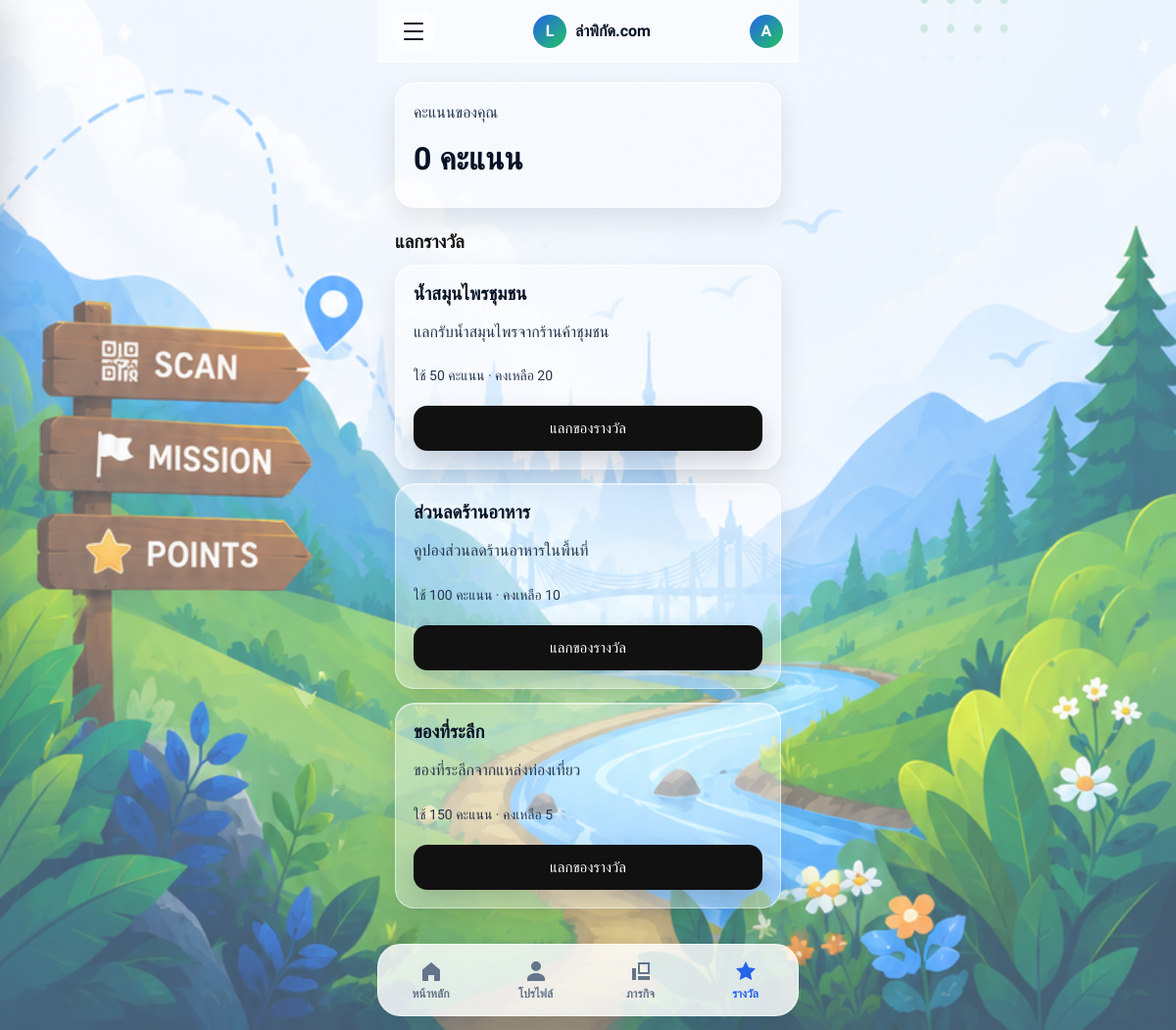
The page /rewards.php (signed in) on the database its author committed.
### tables this page shows
CREATE TABLE users (
  id INT AUTO_INCREMENT PRIMARY KEY,
  name VARCHAR(100) NOT NULL,
  email VARCHAR(150) NOT NULL UNIQUE,
  password_hash VARCHAR(255) NOT NULL,
  role ENUM('user','admin') NOT NULL DEFAULT 'user',
  points INT NOT NULL DEFAULT 0,
  created_at TIMESTAMP DEFAULT CURRENT_TIMESTAMP
);

CREATE TABLE rewards (
  id INT AUTO_INCREMENT PRIMARY KEY,
  name VARCHAR(150) NOT NULL,
  description TEXT,
  cost_points INT NOT NULL,
  stock INT NOT NULL DEFAULT 10
);

### www/_bootstrap.php (called while the page is built, shortened)
<?php
function e($text) {
    return htmlspecialchars((string)$text, ENT_QUOTES, 'UTF-8');
}
?>

### www/rewards.php (the view, shortened to what this page needs)
<?php
require_once "_auth.php";
$userId = intval($_SESSION["user_id"]);
$user = $conn->query("SELECT points FROM users WHERE id=" . $userId)->fetch_assoc();
$rewards = $conn->query("SELECT * FROM rewards ORDER BY cost_points ASC");
?>
<!DOCTYPE html>
<html lang="th">
<head>
  <link rel="stylesheet" href="css/style.css">
  <link rel="stylesheet" href="css/modern.css">
</head>
<body>
  <main class="app">
    <?php include "includes/topbar.php"; ?>
    <section class="panel">
      <p class="muted">คะแนนของคุณ</p>
      <h1><?= e($user["points"]) ?> คะแนน</h1>
    </section>
    <h3 class="section-title">แลกรางวัล</h3>
    <?php while ($reward = $rewards->fetch_assoc()): ?>
      <section class="panel reward-card">
        <h3><?= e($reward["name"]) ?></h3>
        <p class="muted"><?= e($reward["description"]) ?></p>
        <p class="meta">ใช้ <?= e($reward["cost_points"]) ?> คะแนน · คงเหลือ <?= e($reward["stock"]) ?></p>
        <form method="post">
          <button class="btn" type="submit">แลกของรางวัล</button>
        </form>
      </section>
    <?php endwhile; ?>
  </main>
</body>
</html>

### www/includes/topbar.php (shortened to what this page needs)
<?php
$currentPage = basename($_SERVER["PHP_SELF"]);
function activeTab($pages) {
    global $currentPage;
    return in_array($currentPage, $pages) ? "active" : "";
}
$isLoggedIn = isset($_SESSION["user_id"]);
$userName = $_SESSION["name"] ?? "ผู้ใช้";
?>
<header class="mobile-topbar">
  <label for="menu-toggle" class="hamburger-btn">
    <span></span>
    <span></span>
    <span></span>
  </label>
  <a href="<?= $isLoggedIn ? 'dashboard.php' : 'index.php' ?>" class="mobile-brand">
    <span class="brand-circle">L</span>
    <span>ล่าพิกัด.com</span>
  </a>
  <a href="profile.php" class="top-profile">
    <?= e(mb_substr($userName, 0, 1, "UTF-8")) ?>
  </a>
</header>
<nav class="bottom-nav">
  <a class="<?= activeTab(["dashboard.php"]) ?>" href="dashboard.php">
    <svg viewBox="0 0 24 24">
      <path d="M3 10.5L12 3l9 7.5V21a1 1 0 0 1-1 1h-5v-6H9v6H4a1 1 0 0 1-1-1V10.5z"/>
    </svg>
    <span>หน้าหลัก</span>
  </a>
  <a class="<?= activeTab(["profile.php", "login.php", "register.php"]) ?>" href="profile.php">
    <svg viewBox="0 0 24 24">
      <path d="M12 12a5 5 0 1 0-5-5 5 5 0 0 0 5 5zm0 2c-5 0-9 2.5-9 5.5V22h18v-2.5C21 16.5 17 14 12 14z"/>
    </svg>
    <span>โปรไฟล์</span>
  </a>
  <a class="<?= activeTab(["places.php", "place.php", "quest.php", "scan.php", "qr_claim.php", "complete_quest.php"]) ?>" href="places.php">
    <svg viewBox="0 0 24 24">
      <path d="M9 3h12v12H9V3zm2 2v8h8V5h-8zM3 9h4v12H3V9zm2 2v8h0v-8zm4 6h12v4H9v-4zm2 2h8v0h-8z"/>
    </svg>
    <span>ภารกิจ</span>
  </a>
  <a class="<?= activeTab(["rewards.php"]) ?>" href="rewards.php">
    <svg viewBox="0 0 24 24">
      <path d="M12 2l3.09 6.26L22 9.27l-5 4.87 1.18 6.88L12 17.77l-6.18 3.25L7 14.14 2 9.27l6.91-1.01L12 2z"/>
    </svg>
    <span>รางวัล</span>
  </a>
</nav>

### www/css/style.css (style rules this page uses)
* { box-sizing: border-box; }
body { margin: 0; background: #ececec; color: #111; font-family: 'Kanit', Arial, sans-serif; }
.app { width: 100%; max-width: 430px; min-height: 100vh; margin: 0 auto; padding: 18px; background: transparent; }
.panel { background: #fff; border: 1px solid #e4e4e4; border-radius: 20px; padding: 18px; margin-bottom: 14px; }
h1, h2, h3, p { margin-top: 0; }
h1 { font-size: 32px; line-height: 1.15; margin-bottom: 12px; }
h3 { margin-bottom: 8px; }
.muted { color: #666; line-height: 1.55; }
.meta { color: #444; font-size: 14px; }
.btn { display: block; width: 100%; padding: 14px 16px; border: 0; border-radius: 14px; background: #111; color: #fff; font-size: 15px; text-align: center; text-decoration: none; cursor: pointer; }
.section-title { margin-top: 24px; margin-bottom: 12px; }
.place-card, .quest-card, .reward-card { display: grid; gap: 8px; }
@media (min-width: 700px) { .app { margin-top: 20px; margin-bottom: 20px; min-height: calc(100vh - 40px); border-radius: 28px; } }
.place-card .btn, .quest-card .btn, .reward-card .btn { width: 100%; max-width: 100%; }
.panel { overflow-wrap: anywhere; }
button, input, a { font-family: inherit; }

### www/css/modern.css (style rules this page uses)
:root { --primary:#2563eb; --success:#22c55e; --warning:#f59e0b; --bg:#f8fafc; --card:#ffffff; --text:#111827; --muted:#64748b; }
body { background:var(--bg); }
.panel { border:none; box-shadow: 0 4px 20px rgba(0,0,0,.05); border-radius:20px; }
html, body { min-height: 100%; background: linear-gradient( rgba(245, 250, 255, 0.28), rgba(245, 250, 255, 0.28) ), url("../assets/images/lapikadbg.png") !important; background-size: cover !important; background-position: center bottom !important; background-repeat: no-repeat !important; }
body { margin: 0; }
.app { max-width: 430px; min-height: 100vh; margin: 0 auto; background: transparent !important; }
.panel, .card, .reward-card, .place-card, .quest-card, .modern-place-card, .quick-card, .dashboard-hero, .stat, .login-box, .result-card, .qr-display, .reward-box, .admin-item, section.panel { background: rgba(255, 255, 255, 0.36) !important; backdrop-filter: none !important; -webkit-backdrop-filter: none !important; border: 1px solid rgba(255, 255, 255, 0.55) !important; box-shadow: 0 12px 28px rgba(15, 23, 42, 0.10), inset 0 1px 0 rgba(255, 255, 255, 0.45) !important; }
.btn, .hero-btn, .place-btn { border: none !important; box-shadow: 0 12px 26px rgba(15, 23, 42, 0.18) !important; }
.panel h1, .panel h2, .panel h3, .card h1, .card h2, .card h3, .reward-card h1, .reward-card h2, .reward-card h3, .modern-place-card h3, .dashboard-hero h1, .quick-card strong { color: #071226 !important; }
.panel p, .card p, .reward-card p, .muted, .meta, .dashboard-hero p, .quick-card p, .place-content p { color: #26384f !important; }
.mobile-topbar { height: 64px; padding: 0 16px; margin: -18px -18px 20px; display: flex; align-items: center; justify-content: space-between; background: rgba(255, 255, 255, 0.58) !important; border-bottom: 1px solid rgba(255, 255, 255, 0.55); position: sticky; top: 0; z-index: 100; }
.mobile-brand { display: flex; align-items: center; gap: 9px; text-decoration: none; color: #071226; font-weight: 800; }
.brand-circle, .top-profile { width: 34px; height: 34px; border-radius: 999px; display: grid; place-items: center; background: linear-gradient(135deg, #2563eb, #22c55e); color: white; font-weight: 800; text-decoration: none; }
.hamburger-btn { width: 42px; height: 42px; border-radius: 14px; display: grid; place-items: center; gap: 4px; padding: 10px; cursor: pointer; background: rgba(255, 255, 255, 0.5); border: 1px solid rgba(255, 255, 255, 0.55); }
.hamburger-btn span { display: block; width: 20px; height: 2px; background: #0f172a; border-radius: 99px; }
.bottom-nav { position: fixed; left: 50%; bottom: 14px; z-index: 120; width: calc(100% - 28px); max-width: 430px; height: 74px; transform: translateX(-50%); display: grid; grid-template-columns: repeat(4, 1fr); align-items: center; background: rgba(255, 255, 255, 0.82); border: 1px solid rgba(255, 255, 255, 0.62); border-radius: 24px; box-shadow: 0 18px 45px rgba(15, 23, 42, 0.18); }
.bottom-nav a { height: 100%; display: grid; place-items: center; align-content: center; gap: 4px; color: #64748b; text-decoration: none; font-size: 12px; font-weight: 700; }
.bottom-nav svg { width: 24px; height: 24px; fill: currentColor; }
.bottom-nav a.active { color: #2563eb; }
.app { padding-bottom: 110px !important; }

### rows shown on the page
users: points "0"
rewards: name "น้ำสมุนไพรชุมชน", description "แลกรับน้ำสมุนไพรจากร้านค้าชุมชน", cost_points "50", stock "20"
rewards: name "ส่วนลดร้านอาหาร", description "คูปองส่วนลดร้านอาหารในพื้นที่", cost_points "100", stock "10"
rewards: name "ของที่ระลึก", description "ของที่ระลึกจากแหล่งท่องเที่ยว", cost_points "150", stock "5"

### other values the page prints
mb_substr($userName, 0, 1, "UTF-8") "A"
